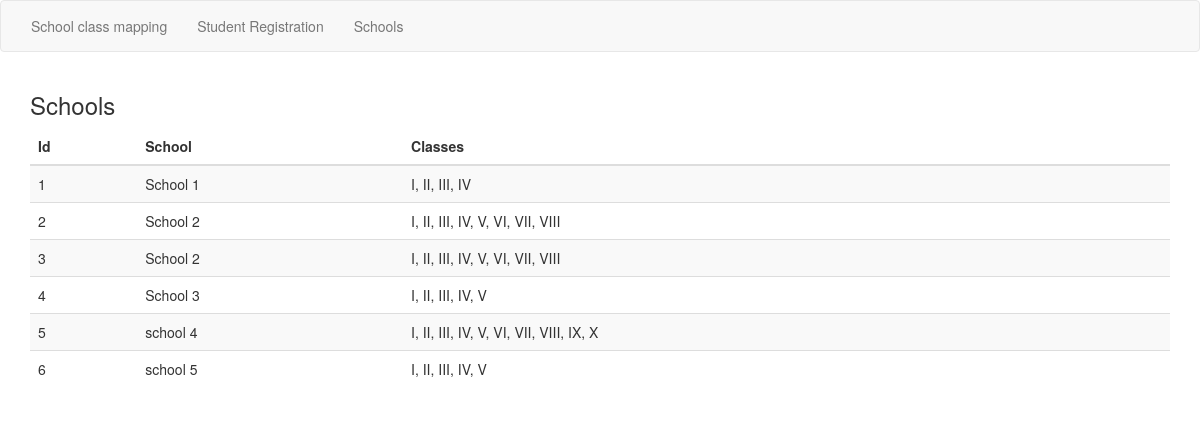
The app's page /school/templates/school_list.php with its own data.
### tables this page shows
CREATE TABLE `school` (
  `id` int(6) unsigned NOT NULL AUTO_INCREMENT,
  `name` varchar(100) NOT NULL,
  PRIMARY KEY (`id`)
);

### school/database/ConnectToDb.php (called while the page is built, shortened)
<?php
class ConnectToDb {
  public function connectToDatabase() {
    $mysqli = new mysqli(DB_HOST, DB_USER, DB_PASSWORD, DB_DATABASE);
    return $mysqli;
  }
}

### school/src/Model/School.php (called while the page is built, shortened)
<?php
include_once($_SERVER['DOCUMENT_ROOT'] . '/database/ConnectToDb.php');
class School {
  private $connection;
  function __construct() {
    $connection = new ConnectToDb();
    $this->connection = $connection->connectToDatabase();
  }
  public function listAllSchools(){
    $sql = "SELECT `id`,`name` FROM school";
    try {
      $result = $this->connection->query($sql);
    }
    catch (\Exception $e) {
      return $e->getMessage();
    }
    return $result->num_rows > 0 ? $result->fetch_all(MYSQLI_ASSOC) : [];
  }
}

### school/src/Model/Classes.php (called while the page is built, shortened)
<?php
include_once($_SERVER['DOCUMENT_ROOT'] . '/database/ConnectToDb.php');
class Classes {
  private $id;
  private $connection;
  function __construct() {
    $connection = new ConnectToDb();
    $this->connection = $connection->connectToDatabase();
  }
  public function getClassNameById(array $class_ids = NULL){
    $where  = !empty($class_ids) ? "WHERE `id` IN (". implode(',', $class_ids).")" : "WHERE `id` = $this->id";
    $sql = "SELECT `id`, `name` FROM class ". $where;
    try {
      $result = $this->connection->query($sql);
    }
    catch (\Exception $e) {
      return $e->getMessage();
    }
    return $result->num_rows > 0 ? $result->fetch_all(MYSQLI_ASSOC) : [];
  }
  public function classesBySchoolId($schoolId){
    $sql = "SELECT `class_id` FROM school_class_mapping
              WHERE `school_id` = '.$schoolId.'";
    try {
      $result = $this->connection->query($sql);
    }
    catch (\Exception $e) {
      return $e->getMessage();
    }
    return $result->num_rows > 0 ? $result->fetch_all(MYSQLI_ASSOC) : [];
  }
}

### school/templates/school_list.php (the view, shortened to what this page needs)
<?php
include($_SERVER['DOCUMENT_ROOT'] . '/src/Model/School.php');
include($_SERVER['DOCUMENT_ROOT'] . '/src/Model/Classes.php');
$school = new School();
$school_list = $school->listAllSchools();
$classes = new Classes();
?>
<!DOCTYPE html>
<html lang="en">
<head>
</head>
<body>
    <?php
    include('header.php');
  ?>
    <div class="container">
        <h3>Schools</h3>
        <table class="table table-striped">
            <thead>
                <tr>
                    <th>Id</th>
                    <th>School</th>
                    <th>Classes</th>
                </tr>
            </thead>
            <tbody>
                  <?php
                  foreach($school_list as $value){
                    $class_list = $classes->classesBySchoolId($value['id']);
                    $classes_info = $classes->getClassNameById(array_column($class_list, 'class_id'));
                    $classes_name = array_column($classes_info, 'name');
                    echo '<tr>';
                    echo '<td>'.$value['id'].'</td>';
                    echo '<td>'.$value['name'].'</td>';
                    echo '<td>'.implode(', ' , $classes_name).'</td>';
                    echo '</tr>';
                  }
                  ?>
            </tbody>
        </table>
    </div>
</body>
</html>

### school/templates/header.php (shortened to what this page needs)
<!DOCTYPE html>
<html lang="en">
<head>
  <link rel="stylesheet" href="https://maxcdn.bootstrapcdn.com/bootstrap/3.4.1/css/bootstrap.min.css">
</head>
<body>
<nav class="navbar navbar-default">
  <div class="container-fluid">
    <ul class="nav navbar-nav">
      <li><a href="/templates/school_mapping.php">School class mapping</a></li>
      <li><a href="/templates/student_registration.php">Student Registration</a></li>
      <li><a href="/templates/school_list.php">Schools</a></li>
    </ul>
  </div>
</nav>
</body>
</html>

### records on screen
school: id "1", name "School 1", classes_name "I, II, III, IV"
school: id "2", name "School 2", classes_name "I, II, III, IV, V, VI, VII, VIII"
school: id "3", name "School 2", classes_name "I, II, III, IV, V, VI, VII, VIII"
school: id "4", name "School 3", classes_name "I, II, III, IV, V"
school: id "5", name "school 4", classes_name "I, II, III, IV, V, VI, VII, VIII, IX, X"
school: id "6", name "school 5", classes_name "I, II, III, IV, V"
